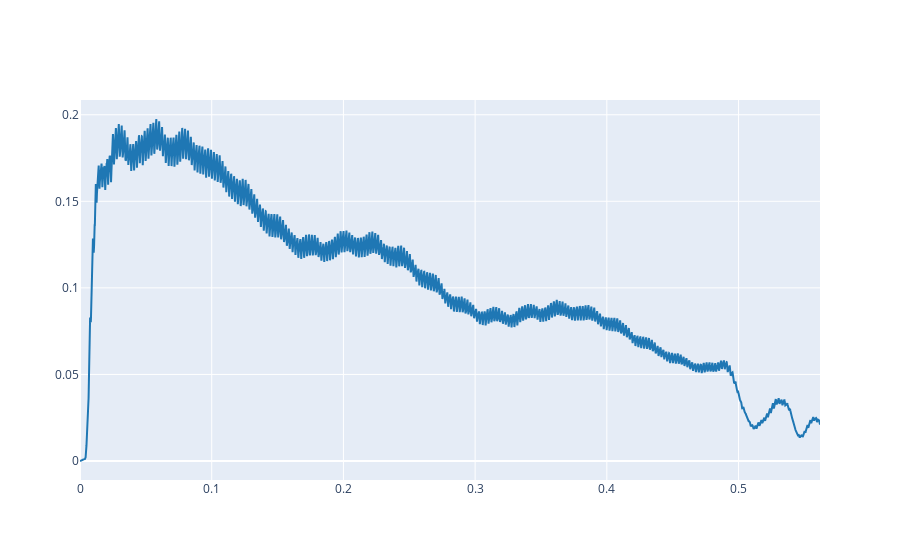

Notebook code cell kept with this figure:
### Code cell
#creo q está mal
S_synth, fs = load_audio("s_synt_lab4.wav") 
Env_iir = envelope_iir(S_synth, r=0.995)
plot_signals([Env_iir], fs)

### Figure 1 — Plotly figure (JSON) as saved in the notebook; plotly's stock layout.template omitted (floating-point values rounded to 4 significant figures; data arrays with more than 128 entries replaced by an {"elided": "..."} marker saying what was removed)
{"data": [{"line": {"color": "#1f77b4", "shape": "linear"}, "mode": "lines", "name": "audio signal 0", "type": "scatter", "x": {"elided": "24777 float values"}, "y": {"elided": "24777 float values"}}], "layout": {}}
